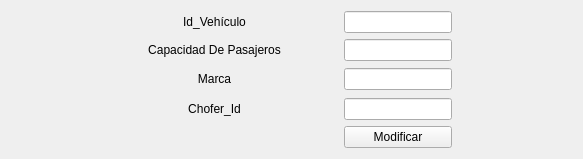
                      <widget class="QWidget" name="page_Vehiculo_Modificar">
                       <layout class="QGridLayout" name="gridLayout_6">
                        <item row="0" column="1">
                         <widget class="QLabel" name="label_LugarDestino_Registrar_5">
                          <property name="text">
                           <string>&lt;html&gt;&lt;head/&gt;&lt;body&gt;&lt;p align=&quot;center&quot;&gt;Id_Vehículo&lt;/p&gt;&lt;/body&gt;&lt;/html&gt;</string>
                          </property>
                         </widget>
                        </item>
                        <item row="0" column="2">
                         <widget class="QLineEdit" name="lineEdit_IdVehiculo_Modificar"/>
                        </item>
                        <item row="1" column="1">
                         <widget class="QLabel" name="label_LugarDestino_Registrar_4">
                          <property name="text">
                           <string>&lt;html&gt;&lt;head/&gt;&lt;body&gt;&lt;p align=&quot;center&quot;&gt;Capacidad De Pasajeros&lt;/p&gt;&lt;/body&gt;&lt;/html&gt;</string>
                          </property>
                         </widget>
                        </item>
                        <item row="1" column="2">
                         <widget class="QLineEdit" name="lineEdit_CapPasajeros_Modificar"/>
                        </item>
                        <item row="2" column="0">
                         <spacer name="horizontalSpacer_19">
                          <property name="orientation">
                           <enum>Qt::Horizontal</enum>
                          </property>
                          <property name="sizeType">
                           <enum>QSizePolicy::Fixed</enum>
                          </property>
                          <property name="sizeHint" stdset="0">
                           <size>
                            <width>80</width>
                            <height>25</height>
                           </size>
                          </property>
                         </spacer>
                        </item>
                        <item row="2" column="1">
                         <widget class="QLabel" name="label_HoraLlegada_Registrar_4">
                          <property name="text">
                           <string>&lt;html&gt;&lt;head/&gt;&lt;body&gt;&lt;p align=&quot;center&quot;&gt;Marca&lt;/p&gt;&lt;/body&gt;&lt;/html&gt;</string>
                          </property>
                         </widget>
                        </item>
                        <item row="2" column="2">
                         <widget class="QLineEdit" name="lineEdit_Marca_Modificar"/>
                        </item>
                        <item row="2" column="3">
                         <spacer name="horizontalSpacer_18">
                          <property name="orientation">
                           <enum>Qt::Horizontal</enum>
                          </property>
                          <property name="sizeType">
                           <enum>QSizePolicy::Fixed</enum>
                          </property>
                          <property name="sizeHint" stdset="0">
                           <size>
                            <width>120</width>
                            <height>20</height>
                           </size>
                          </property>
                         </spacer>
                        </item>
                        <item row="3" column="1">
                         <widget class="QLabel" name="label_HoraSalida_Registrar_5">
                          <property name="text">
                           <string>&lt;html&gt;&lt;head/&gt;&lt;body&gt;&lt;p align=&quot;center&quot;&gt;Chofer_Id&lt;/p&gt;&lt;/body&gt;&lt;/html&gt;</string>
                          </property>
                         </widget>
                        </item>
                        <item row="3" column="2">
                         <widget class="QLineEdit" name="lineEdit_ChoferId_Modificar"/>
                        </item>
                        <item row="4" column="1">
                         <spacer name="horizontalSpacer_20">
                          <property name="orientation">
                           <enum>Qt::Horizontal</enum>
                          </property>
                          <property name="sizeHint" stdset="0">
                           <size>
                            <width>247</width>
                            <height>20</height>
                           </size>
                          </property>
                         </spacer>
                        </item>
                        <item row="4" column="2">
                         <widget class="QPushButton" name="Boton_Vehiculo_Modificar">
                          <property name="cursor">
                           <cursorShape>PointingHandCursor</cursorShape>
                          </property>
                          <property name="styleSheet">
                           <string notr="true"/>
                          </property>
                          <property name="text">
                           <string>Modificar</string>
                          </property>
                         </widget>
                        </item>
                       </layout>
                      </widget>
